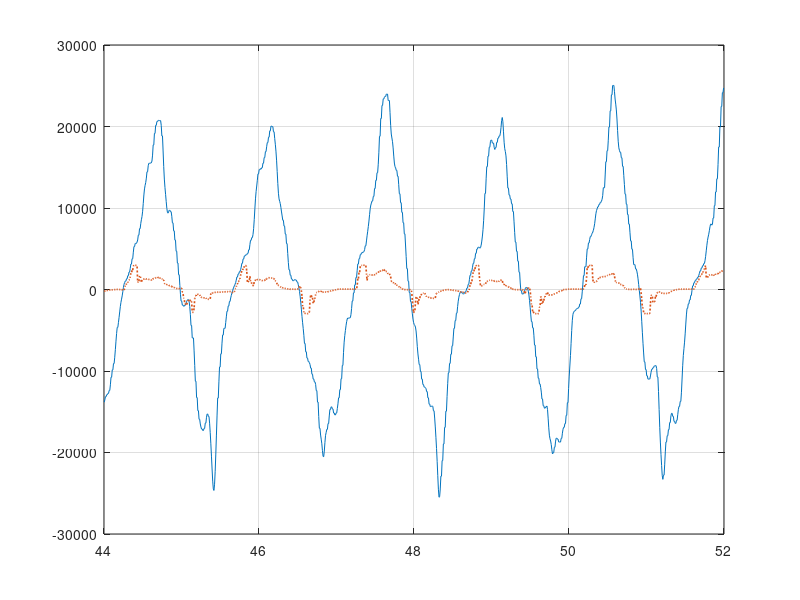

This figure's MATLAB source: (Note: this script raises an error after producing the figure.)
clc
clear all
close all

current = importdata('2019-11-08-11-43-48_C.txt');
currentKF = importdata('2019-11-08-12-04-27_K.txt');
speed = importdata('2019-11-08-16-05-15_S.txt');
speed_exo = importdata('2019-11-08-19-13-40_S_exo.txt');
positionff = importdata('2019-11-08-19-26-45_P.txt');

dt = 0.008;     % time step

%% Current Mode [C]

t = linspace(0, dt*length(current.data(:,1)), length(current.data(:,1)));

% Compute the FFT of the Hum Vel curve:
vH_fft = fft(current.data(5501:6500,8));
% Compute the two-sided spectrum P2. Then compute the single-sided spectrum P1 based on P2 
% and the even-valued signal length L.
L = length(current.data(5501:6500,8));
P2 = abs(vH_fft/L);
P1 = P2(1:L/2+1);
P1(2:end-1) = 2*P1(2:end-1);
% Define the frequency domain f
f = (1/dt)*(0:(L/2))/L;

vH_Axf = [P1 f'];
[A_m, I] = max(vH_Axf,[],1);
A_vh = A_m(1);
f_vh = vH_Axf(I(1),2);

sg2_accHum = zeros(1000,1);
%{
for i = 5501 : 6500
    sg2_accHum(i - 5500) = ( 5*current.data(i-1,8) +4*current.data(i-2,8) + 3*current.data(i-3,8)...
    +2*current.data(i-4,8) +1*current.data(i-5,8) +0*current.data(i-6,8) -1*current.data(i-7,8)...
    -2*current.data(i-8,8) -3*current.data(i-9,8) -4*current.data(i-10,8) -5*current.data(i-11,8)...
    )/(110*dt);
end
%}

% explore others SG fits...

%%{ SG 1st derivative, linear, 17 pts:
for i = 5501 : 6500
    sg2_accHum(i - 5500) = ( 8*current.data(i-1,8) + 7*current.data(i-2,8) + 6*current.data(i-3,8)...
    + 5*current.data(i-4,8) + 4*current.data(i-5,8) + 3*current.data(i-6,8) + 2*current.data(i-7,8)...
    + 1*current.data(i-8,8) + 0*current.data(i-9,8) - 1*current.data(i-10,8) - 2*current.data(i-11,8)...
    - 3*current.data(i-12,8) - 4*current.data(i-13,8) - 5*current.data(i-14,8) - 6*current.data(i-15,8)...
    - 7*current.data(i-16,8) - 8*current.data(i-17,8) )/(408*dt);
end
%}

figure('Name', 'Current Mode')
plot(t(5501:6500), current.data([5501:6500],1),'-', 'LineWidth', 0.7)
hold on
plot(t(5501:6500), current.data([5501:6500],2),':', 'LineWidth', 1.2)
grid on
legend( current.colheaders{1,1} , char(current.textdata(1,2)) )
title('Current Setpoint')
xlabel('time [s]')
hold off

figure('Name', 'Current Mode')
plot(t(5501:6500), current.data(5501:6500,6),'-', 'LineWidth', 0.7)
hold on
plot(t(5501:6500), current.data(5501:6500,8),':', 'LineWidth', 1.2)
hold on
% from the FFT on the Hum Vel:
plot(t(5501:6500), A_vh*cos( 2*pi*f_vh*t(5501:6500) )) % Hum Vel from the FFT
plot(t(5501:6500), -2*pi*f_vh*A_vh*sin( 2*pi*f_vh*t(5501:6500) )) % Hum Acc from the vH_fft
plot(t(5501:6500), sg2_accHum(:,1))
grid on
legend( '*acc_h sg_{11}' , char(current.textdata(1,8)),'vel_h fft' , 'acc_h fft','acc_h sg_{17}')
title('Human angular Vel and Acc')
xlabel('time [s]')
hold off

figure('Name', 'Curent Mode')
plot(t(5500:6500), current.data([5500:6500],9),'-', 'LineWidth', 0.7)
hold on
plot(t(5500:6500), (1/150)*current.data([5500:6500],10),':', 'LineWidth', 1.2)
grid on
legend( char(current.textdata(9)) , char(current.textdata(10)) )
title('Speed measured with MTw on the Exo vs Motor Speed')
xlabel('time [s]')
hold off

figure('Name', 'Current Mode')
plot(t(5500:6500), 104*(current.data([5500:6500],4) - current.data([5500:6500],3)),':r', 'LineWidth', 0.8)
hold on
plot(t(5500:6500), current.data([5500:6500],5), ':b')
grid on
legend('Torque SEA [N.m]', current.colheaders{1,5})
title('Torques')
xlabel('time [s]')
hold off

%% Current Mode with Kalman Filter [K] Plots

t = linspace(0, dt*length(currentKF.data(:,1)), length(currentKF.data(:,1)));

figure('Name', 'Current with KF [K]')
plot(t, currentKF.data(:,1),'-', 'LineWidth', 0.7)
hold on
plot(t, currentKF.data(:,2),':', 'LineWidth', 1.2)
grid on
legend( currentKF.colheaders{1,1} , currentKF.colheaders{1,2} )
title('Current Setpoint')
xlabel('time [s]')
hold off

figure('Name', 'Current with KF [K]')
plot(t, currentKF.data(:,6),'-', 'LineWidth', 0.7)
hold on
plot(t, currentKF.data(:,8),':', 'LineWidth', 1.2)
grid on
legend( currentKF.colheaders{1,6} , currentKF.colheaders{1,8} )
title('Human angular Vel and Acc')
xlabel('time [s]')
hold off

%% Speed Mode (using only one MTw) [S] Plots 

t = linspace(0, dt*length(speed.data(:,1)), length(speed.data(:,1)));

figure('Name', 'Speed Mode [S]')
plot(t, speed.data(:,5))
hold on
plot(t, speed.data(:,6))
grid on
legend(char(speed.colheaders(5)), char(speed.colheaders(6)))
title('Velocity Setpoint')
xlabel('time [s]')
hold off

figure('Name', 'Speed Mode [S]')
plot(t, speed.data(:,1))
hold on
plot(t, speed.data(:,3))
grid on
legend(char(speed.colheaders(1)), char(speed.colheaders(3)))
title('Hum angular Vel and Acc')
xlabel('time [s]')
hold off

figure('Name', 'Speed Mode [S]')
kv_ff = 200;
plot(t, kv_ff*speed.data(:,3))
hold on
plot(t, (1/150)*speed.data(:,5))
grid on
legend('k_{ff}^V vel_{hum} [rpm]', '(1/N)*vel_{motor} [rpm]')
title('Vel Hum X Vel Motor')
xlabel('time [s]')
hold off

%% Speed Mode (using two MTw, Hum and Exo) [S*] Plots 

t = linspace(0, dt*length(speed_exo.data(:,1)), length(speed_exo.data(:,1)));

figure('Name', 'Speed Mode [S*]')
plot(t, speed_exo.data(:,5))
hold on
plot(t, speed_exo.data(:,6))
grid on
legend(char(speed_exo.colheaders(5)), char(speed_exo.colheaders(6)))
title('Velocity Setpoint')
xlabel('time [s]')
hold off

figure('Name', 'Speed Mode [S*]')
plot(t, speed_exo.data(:,1))
hold on
plot(t, speed_exo.data(:,3))
grid on
legend(char(speed_exo.colheaders(1)), char(speed_exo.colheaders(3)))
title('Hum angular Vel and Acc')
xlabel('time [s]')
hold off

figure('Name', 'Speed Mode [S*]')
plot(t, 200*speed_exo.data(:,3))
hold on
plot(t, (1/150)*speed_exo.data(:,5))
grid on
legend('k_{ff} vel_{hum} [rpm]', '(1/N)*vel_{motor} [rpm]')
title('Vel Hum X Vel Motor')
xlabel('time [s]')
hold off

%% Position Mode [P] Plots

t = linspace(0, dt*length(positionff.data(:,1)), length(positionff.data(:,1)));

figure('Name', 'Position Mode [P]')
plot(t, positionff.data(:,1))
hold on
plot(t, positionff.data(:,4))
grid on
legend( positionff.colheaders{1,1}, positionff.colheaders{1,3})
title('Human angular Vel and Acc')
xlabel('time [s]')
hold off

figure('Name', 'Position Mode [P]')
plot(t, 104*(positionff.data(:,6) - positionff.data(:,7)) )
grid on
legend('T_{sea} [N.m]')
title('Torque SEA')
xlabel('time [s]')
hold off

